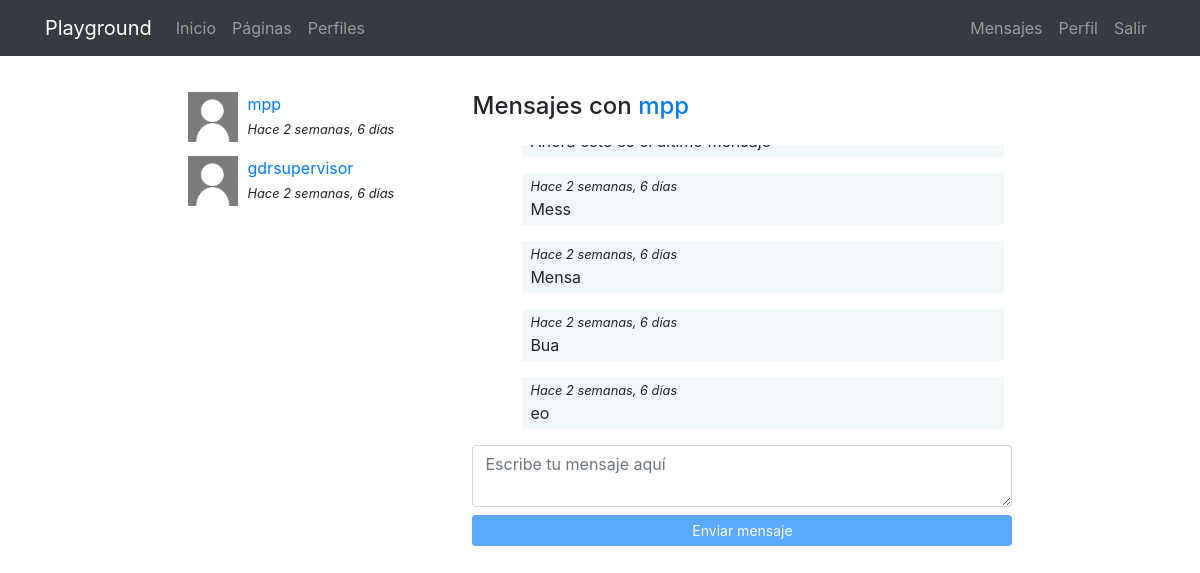
The page /messenger/thread/1 (signed in) on the database its author committed.
### messenger/models.py (models this page shows)
class Thread(models.Model):
    users = models.ManyToManyField(User, related_name='threads')
    messages = models.ManyToManyField(Message)
    updated = models.DateTimeField(auto_now=True)
    objects = ThreadManager()
    class Meta:
        ordering = ['-updated']

class Message(models.Model):
    user = models.ForeignKey(User, on_delete=models.CASCADE)
    content = models.TextField()
    created_at = models.DateTimeField(auto_now_add=True)
    class Meta:
        ordering = ['created_at']

### messenger/views.py (the view)
# urls.py: path('thread/<int:pk>', ThreadDetail.as_view(), name='detail'),
@method_decorator(login_required, name='dispatch')
class ThreadDetail(DetailView):
    model = Thread
    def get_object(self):
        obj = super(ThreadDetail, self).get_object()
        if self.request.user not in obj.users.all():
            raise Http404()
        return obj

### messenger/templates/messenger/thread_detail.html (shortened to what this page needs)
{% extends 'core/base.html' %}
{% load static %}
{% block content %}
<main role="main">
  <div class="container">
    <div class="row mt-3">
      <div class="col-md-9 mx-auto mb-5">
        <div class="row">
          <div class="col-md-4">
            {% for thread in request.user.threads.all %}
              {% if thread.messages.all|length > 0 %}
                <div class="mb-3">
                  {% for user in thread.users.all %}
                    {% if user != request.user %}
                      {% if user.profile.avatar %}
                        <img src="{{user.profile.avatar.url}}" class="avatar">
                      {% else %}
                        <img src="{% static 'registration/img/no-avatar.jpg' %}" class="avatar">
                      {% endif %}
                      <div>
                        <a href="{% url 'messenger:detail' thread.pk %}">{{user}}</a><br>
                        <small><i>Hace {{thread.messages.last.created_at|timesince}}</i></small>
                      </div>
                    {% endif %}
                  {% endfor %}
                </div>
              {% endif %}
            {% endfor %}
          </div>
          <div class="col-md-8">
            {% for user in thread.users.all %}
              {% if user != request.user %}
                <h4 class="mb-4">Mensajes con <a href="{% url 'profiles:detail' user %} ">{{user}}</a></h4>
              {% endif %}
            {% endfor %}
            <div class="thread" id="thread">
              {% for message in object.messages.all %}
                <div {% if request.user == message.user %}class="mine mb-3"{% else %}class="other mb-3"{% endif %}>
                  <small><i>Hace {{message.created_at|timesince}}</i></small><br>
                  {{message.content}}
                </div>
              {% endfor %}
            </div>
            <textarea id="content" class="form-control mb-2" rows="2" placeholder="Escribe tu mensaje aquí"></textarea>
            <button id="send" class="btn btn-primary btn-sm btn-block" disabled>Enviar mensaje</button>
          </div>
        </div>
    </div>
  </div>
</main>
{% endblock %}

### core/templates/core/base.html (shortened to what this page needs)
<!DOCTYPE html>
<html lang="es">
  <head>
    {% load static %}
    <link href="{% static 'core/vendor/bootstrap/css/bootstrap.min.css' %}" rel="stylesheet">
    <link href="{% static 'core/vendor/font-awesome/css/font-awesome.min.css' %}" rel="stylesheet" type="text/css">
    <link href="{% static 'core/css/main.css' %}" rel="stylesheet">
  </head>
  <body>
    <body>
      <nav class="navbar navbar-expand-lg navbar-dark bg-dark">
        <div class="container">
          <a class="navbar-brand" href="{% url 'home' %}">Playground</a>
          <div class="collapse navbar-collapse" id="ned">
            <ul class="navbar-nav mr-auto">
              <li class="nav-item">
                <a class="nav-link" href="{% url 'home' %}">Inicio</a>
              </li>
              <li class="nav-item">
                <a class="nav-link" href="{% url 'pages:pages' %}">Páginas</a>
              </li>
              <li class="nav-item">
                <a class="nav-link" href="{% url 'profiles:list' %}">Perfiles</a>
              </li>
            </ul>
            <ul class="navbar-nav">
            {% if not request.user.is_authenticated %}
              <li class="nav-item">
                <a class="nav-link" href="{% url 'login' %}">Acceder
                </a>
              </li>
              <li class="nav-item">
                <a class="nav-link" href="{% url 'signup' %}">Registro
                </a>
              </li>
            {% else %}
            <li class="nav-item">
                <a class="nav-link" href="{% url 'messenger:list' %}"> Mensajes
                </a>
            </li>
            <li class="nav-item">
                <a class="nav-link" href="{% url 'profile' %}"> Perfil
                </a>
            </li>
            <li class="nav-item">
                <a class="nav-link" href="{% url 'logout' %}"> Salir
                </a>
            </li>
            {% endif %}
            </ul>
          </div>
        </div>
      </nav>
      {% block content %}{% endblock %}
  </body>
</html>

### core/static/core/css/main.css (style rules this page uses)
main { padding-top: 20px; }
:root { --jumbotron-padding-y: 3rem; }

### messenger/templates/messenger/thread_detail.html (style rules this page uses)
.avatar { width:50px; height:50px; float:left; margin-right:10px; }
.thread { max-height:300px; overflow-y:auto; padding:0 0.5em; }
.mine { padding:0 0.5em 0.25em; background-color:rgba(230,242,245,.5); width:92%; margin-left:8%; }

### rows shown on the page
Thread: messages.last.created_at "2 semanas, 6 días"
Thread: messages.last.created_at "2 semanas, 6 días"
Message: created_at "2 semanas, 6 días", content "Mess"
Message: created_at "2 semanas, 6 días", content "Mensa"
Message: created_at "2 semanas, 6 días", content "Bua"
Message: created_at "2 semanas, 6 días", content "eo"

### other values the page prints
{{ user }} "mpp"
{{ user }} "gdrsupervisor"
